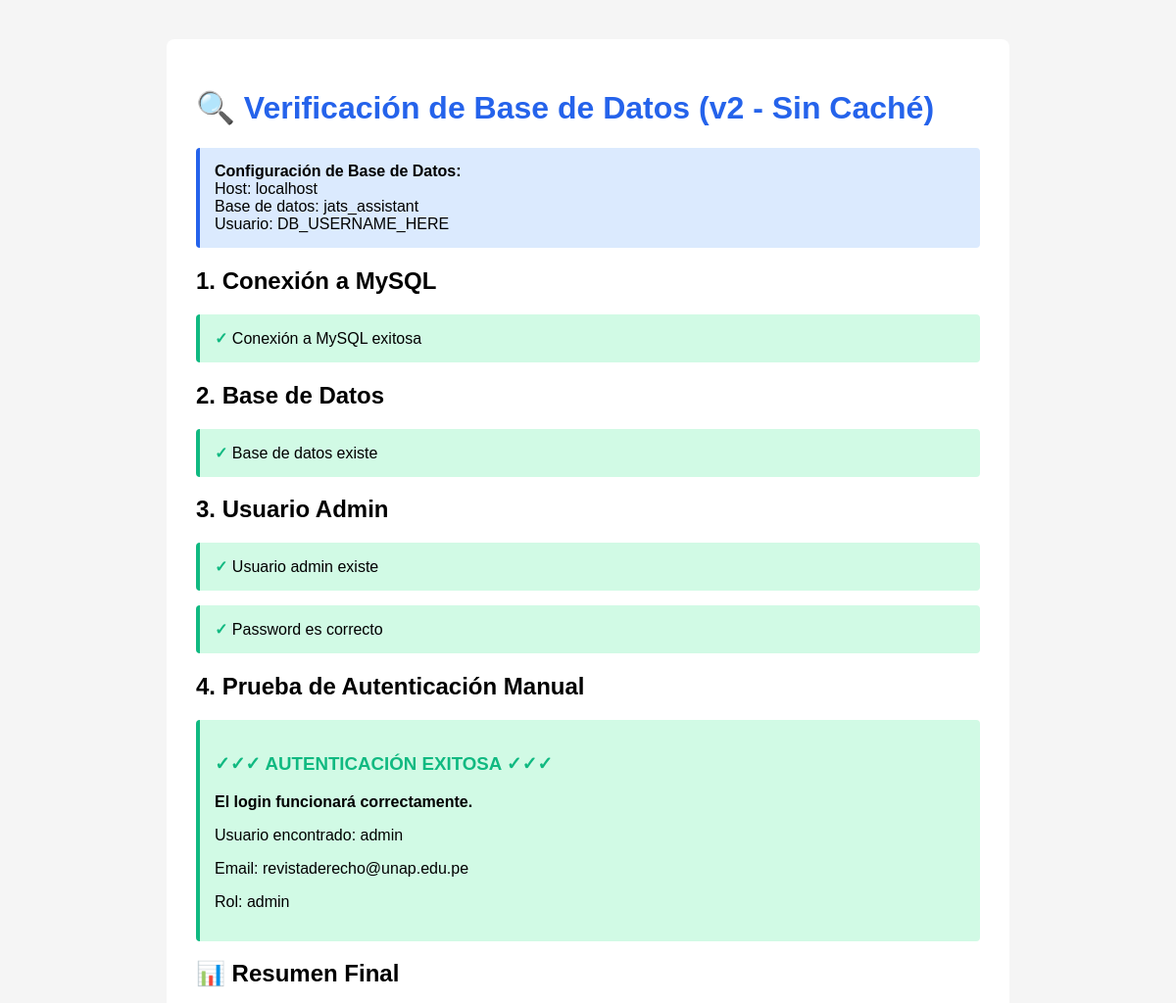
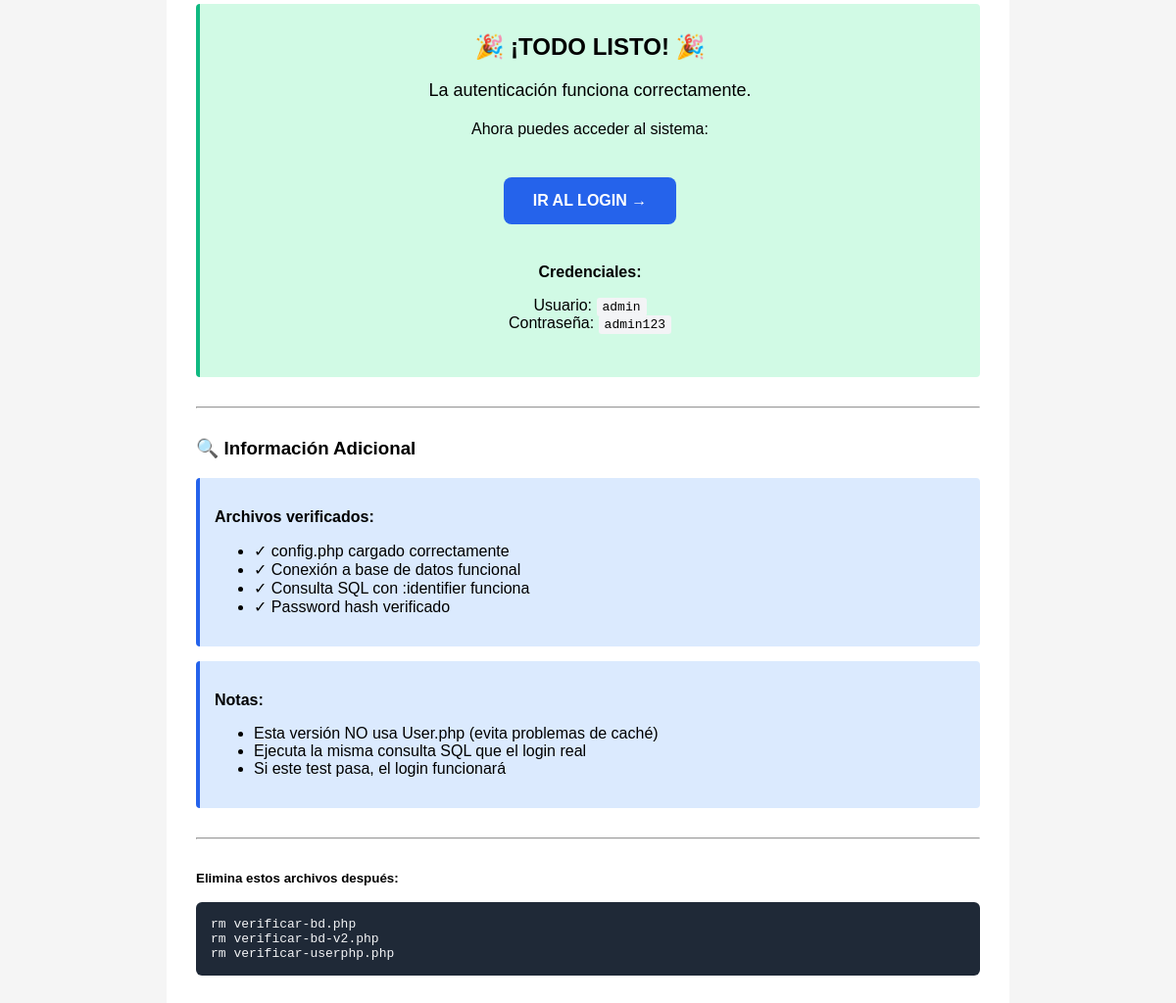
The page /verificar-bd-v2.php on the database its author committed (2 pictures, top to bottom).
### tables this page shows
CREATE TABLE `users` (
  `id` int(11) NOT NULL,
  `username` varchar(50) NOT NULL,
  `email` varchar(100) NOT NULL,
  `password_hash` varchar(255) NOT NULL,
  `full_name` varchar(100) DEFAULT NULL,
  `role` enum('admin','editor','reviewer') DEFAULT 'editor',
  `created_at` timestamp NULL DEFAULT current_timestamp(),
  `last_login` timestamp NULL DEFAULT NULL,
  `active` tinyint(1) DEFAULT 1,
  `journal_id` int(11) DEFAULT NULL
);

### config/config.php (called while the page is built)
<?php
return [
    'database' => [
        'host' => 'localhost',
        'port' => '3306',
        'database' => 'jats_assistant',
        'username' => 'DB_USERNAME_HERE',
        'password' => 'DB_PASSWORD_HERE',
        'charset' => 'utf8mb4',
        'collation' => 'utf8mb4_unicode_ci',
    ],
    'app' => [
        'name' => 'JATS Markup Assistant',
        'version' => '1.0.0',
        'url' => 'https://fcjp.derecho.unap.edu.pe/catg/jats-assistant/public',
        'timezone' => 'America/Lima',
        'locale' => 'es',
    ],
    'paths' => [
        'uploads' => __DIR__ . '/../public/uploads/',
        'articles' => __DIR__ . '/../public/articles/',
        'temp' => __DIR__ . '/../public/uploads/temp/',
    ],
    'upload' => [
        'max_size' => 50 * 1024 * 1024,
        'allowed_types' => ['zip'],
    ],
    'security' => [
        'session_lifetime' => 7200,
        'password_min_length' => 8,
        'max_login_attempts' => 5,
    ],
];

### public/verificar-bd-v2.php (the view, shortened to what this page needs)
<!DOCTYPE html>
<html lang="es">
<head>
</head>
<body>
    <div class="container">
        <h1>🔍 Verificación de Base de Datos (v2 - Sin Caché)</h1>
        <?php
        $configFile = '../config/config.php';
        $config = require $configFile;
        $dbConfig = $config['database'];
        echo '<div class="test info">';
        echo '<strong>Configuración de Base de Datos:</strong><br>';
        echo 'Host: ' . $dbConfig['host'] . '<br>';
        echo 'Base de datos: ' . $dbConfig['database'] . '<br>';
        echo 'Usuario: ' . $dbConfig['username'] . '<br>';
        echo '</div>';
        echo '<h2>1. Conexión a MySQL</h2>';
        try {
            $dsn = "mysql:host={$dbConfig['host']};port={$dbConfig['port']};charset={$dbConfig['charset']}";
            $pdo = new PDO($dsn, $dbConfig['username'], $dbConfig['password']);
            $pdo->setAttribute(PDO::ATTR_ERRMODE, PDO::ERRMODE_EXCEPTION);
            echo '<div class="test success"><span class="ok">✓</span> Conexión a MySQL exitosa</div>';
        } catch (PDOException $e) {
            echo '<div class="test fail"><span class="error">✗</span> Error: ' . $e->getMessage() . '</div>';
            exit;
        }
        echo '<h2>2. Base de Datos</h2>';
        try {
            $pdo->exec("USE {$dbConfig['database']}");
            echo '<div class="test success"><span class="ok">✓</span> Base de datos existe</div>';
        } catch (PDOException $e) {
            echo '<div class="test fail"><span class="error">✗</span> Error: ' . $e->getMessage() . '</div>';
            exit;
        }
        echo '<h2>3. Usuario Admin</h2>';
        try {
            $stmt = $pdo->prepare("SELECT * FROM users WHERE username = :username");
            $stmt->execute(['username' => 'admin']);
            $admin = $stmt->fetch(PDO::FETCH_ASSOC);
            if ($admin) {
                echo '<div class="test success"><span class="ok">✓</span> Usuario admin existe</div>';
                if (password_verify('admin123', $admin['password_hash'])) {
                    echo '<div class="test success"><span class="ok">✓</span> Password es correcto</div>';
                } else {
                    echo '<div class="test fail"><span class="error">✗</span> Password incorrecto</div>';
                }
            } else {
                echo '<div class="test fail"><span class="error">✗</span> Usuario admin NO existe</div>';
            }
        } catch (PDOException $e) {
            echo '<div class="test fail"><span class="error">✗</span> Error: ' . $e->getMessage() . '</div>';
        }
        echo '<h2>4. Prueba de Autenticación Manual</h2>';
        try {
            $username = 'admin';
            $password = 'admin123';
            $stmt = $pdo->prepare(
                "SELECT * FROM users WHERE (username = :identifier OR email = :identifier) AND active = TRUE"
            );
            $stmt->execute(['identifier' => $username]);
            $user = $stmt->fetch(PDO::FETCH_ASSOC);
            if ($user && password_verify($password, $user['password_hash'])) {
                echo '<div class="test success">';
                echo '<h3><span class="ok">✓✓✓ AUTENTICACIÓN EXITOSA ✓✓✓</span></h3>';
                echo '<p><strong>El login funcionará correctamente.</strong></p>';
                echo '<p>Usuario encontrado: ' . $user['username'] . '</p>';
                echo '<p>Email: ' . $user['email'] . '</p>';
                echo '<p>Rol: ' . $user['role'] . '</p>';
                echo '</div>';
                $loginWorks = true;
            }
        } catch (PDOException $e) {
            echo '<div class="test fail">';
            echo '<span class="error">✗</span> Error SQL: ' . $e->getMessage();
            echo '</div>';
            $loginWorks = false;
        }
        echo '<h2>📊 Resumen Final</h2>';
        if (isset($loginWorks) && $loginWorks) {
            echo '<div class="test success" style="text-align: center; padding: 30px;">';
            echo '<h2 style="margin: 0 0 20px 0;">🎉 ¡TODO LISTO! 🎉</h2>';
            echo '<p style="font-size: 18px;">La autenticación funciona correctamente.</p>';
            echo '<p style="font-size: 16px; margin: 20px 0;">Ahora puedes acceder al sistema:</p>';
            echo '<a href="login.php" class="big-button">IR AL LOGIN →</a>';
            echo '<p style="margin-top: 20px;"><strong>Credenciales:</strong></p>';
            echo '<p>Usuario: <code>admin</code><br>';
            echo 'Contraseña: <code>admin123</code></p>';
            echo '</div>';
        } else {
            echo '<div class="test fail">';
            echo '<h3>❌ Hay problemas por resolver</h3>';
            echo '<p>Revisa los errores arriba y corrígelos.</p>';
            echo '</div>';
        }
        ?>
        <hr style="margin: 30px 0;">
        <h3>🔍 Información Adicional</h3>
        <div class="test info">
            <p><strong>Archivos verificados:</strong></p>
            <ul>
                <li>✓ config.php cargado correctamente</li>
                <li>✓ Conexión a base de datos funcional</li>
                <li>✓ Consulta SQL con :identifier funciona</li>
                <li>✓ Password hash verificado</li>
            </ul>
        </div>
        <div class="test info">
            <p><strong>Notas:</strong></p>
            <ul>
                <li>Esta versión NO usa User.php (evita problemas de caché)</li>
                <li>Ejecuta la misma consulta SQL que el login real</li>
                <li>Si este test pasa, el login funcionará</li>
            </ul>
        </div>
        <hr style="margin: 30px 0;">
        <p><small><strong>Elimina estos archivos después:</strong></small></p>
        <pre>rm verificar-bd.php
rm verificar-bd-v2.php
rm verificar-userphp.php</pre>
    </div>
</body>
</html>

### public/verificar-bd-v2.php (style rules this page uses)
body { font-family: Arial, sans-serif; margin: 40px; background: #f5f5f5; }
.container { background: white; padding: 30px; border-radius: 8px; max-width: 800px; margin: 0 auto; }
h1 { color: #2563eb; }
.ok { color: #10b981; font-weight: bold; }
.test { margin: 15px 0; padding: 15px; border-radius: 4px; }
.test.success { background: #d1fae5; border-left: 4px solid #10b981; }
.test.info { background: #dbeafe; border-left: 4px solid #2563eb; }
code { background: #f3f4f6; padding: 2px 6px; border-radius: 3px; }
pre { background: #1f2937; color: #f3f4f6; padding: 15px; border-radius: 6px; overflow-x: auto; }
.big-button { display: inline-block; background: #2563eb; color: white; padding: 15px 30px; border-radius: 8px; text-decoration: none; font-weight: bold; margin: 20px 0; }

### rows shown on the page
users: username "admin", email "revistaderecho@unap.edu.pe", role "admin"

### other values the page prints
$dbConfig['host'] "localhost"
$dbConfig['database'] "jats_assistant"
$dbConfig['username'] "DB_USERNAME_HERE"
